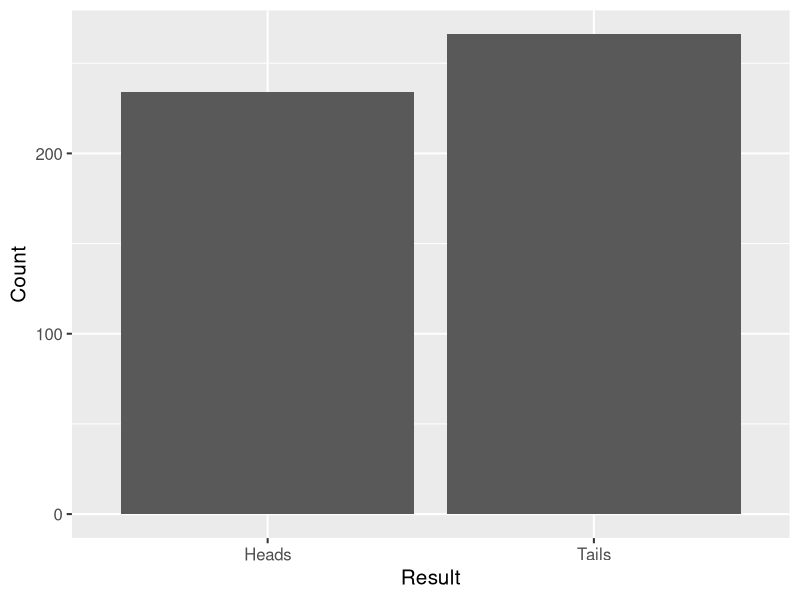
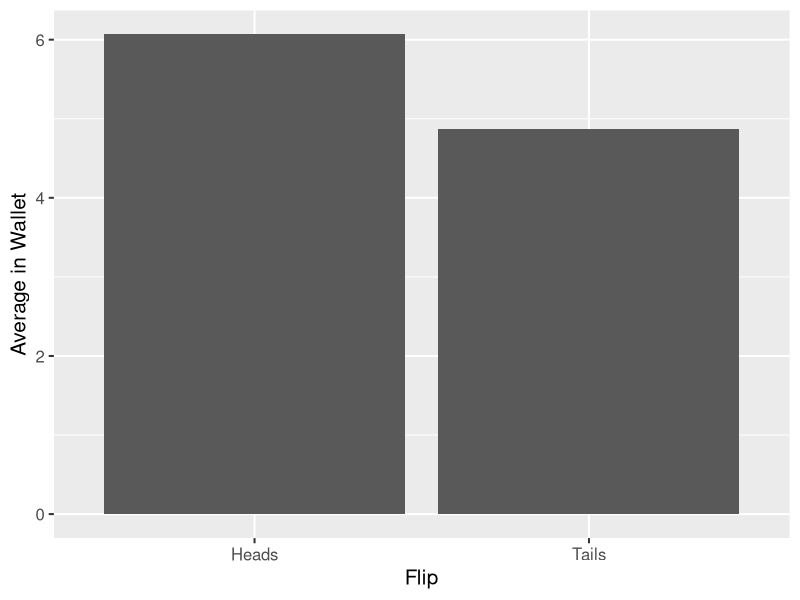
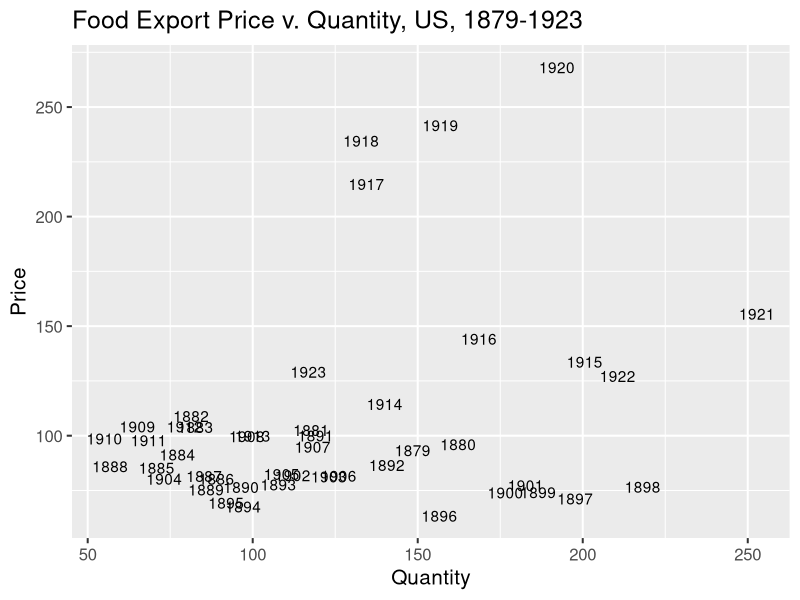

Reproduce these figures in R, in order.
## ---- chunk 1
knitr::opts_chunk$set(echo = FALSE)
library(tidyverse)
theme_set(theme_gray(base_size = 15))
## ---- chunk 2
#Generate 500 heads and tails
data <- sample(c("Heads","Tails"),500,replace=TRUE)
#Calculate the proportion of heads
mean(data=="Heads")
## ---- chunk 3
df <- data.frame(Result=data)
ggplot(df,aes(x=Result))+geom_bar()+ylab("Count")
## ---- chunk 4
#Generate 1000 wallets and 1000 heads and tails
data <- data.frame(wallets=sample(0:10,1000,replace=TRUE))
data$coin <- sample(c("Heads","Tails"),1000,replace=TRUE)
#Give a dollar whenever it's a heads, then get average money by coin
data <- data %>% mutate(wallets = wallets + (coin=="Heads"))
data %>% group_by(coin) %>% summarize(wallets = mean(wallets))
## ---- chunk 5
aggdat <- data %>% group_by(coin) %>% summarize(wallets = mean(wallets))
ggplot(aggdat,aes(x=coin,y=wallets))+geom_col()+ylab("Average in Wallet")+xlab("Flip")
## ---- chunk 6
#Bring in food data
foodPQ <- read.csv(text='Year,FoodPrice,FoodQuantity
  1879,93.4,148.5
  1880,96.1,162.3
  1881,102.6,117.7
  1882,109,81.4
  1883,104,82.7
  1884,91.4,77.2
  1885,85.4,70.9
  1886,80.4,89
  1887,81.6,85.3
  1888,86,56.8
  1889,75.4,85.9
  1890,76.6,96.5
  1891,100.1,119.1
  1892,86.6,140.7
  1893,77.7,107.8
  1894,67.7,97.1
  1895,69.4,92
  1896,63.5,156.6
  1897,71.3,197.7
  1898,76.7,218.2
  1899,74.2,186.5
  1900,74.1,176.6
  1901,77.4,182.7
  1902,82,112.1
  1903,81.4,123.1
  1904,80.3,73.2
  1905,82.5,108.8
  1906,81.7,126.1
  1907,95,118.2
  1908,99.8,98.3
  1909,104.2,65.1
  1910,98.7,55.1
  1911,97.9,68.5
  1912,104.2,79.4
  1913,100,100
  1914,114.5,140
  1915,133.8,200.6
  1916,144.2,168.6
  1917,214.9,134.5
  1918,234.6,132.9
  1919,241.7,156.9
  1920,268.2,192.2
  1921,155.7,252.8
  1922,127.3,210.6
  1923,129.2,116.9')
#Plot
ggplot(foodPQ,aes(x=FoodQuantity,y=FoodPrice))+
  #Add year labels
  geom_text(aes(label=Year))+
  #and axis labels
  ylab("Price")+xlab("Quantity")+ggtitle("Food Export Price v. Quantity, US, 1879-1923")
## ---- chunk 7
cor(foodPQ$FoodPrice,foodPQ$FoodQuantity)
